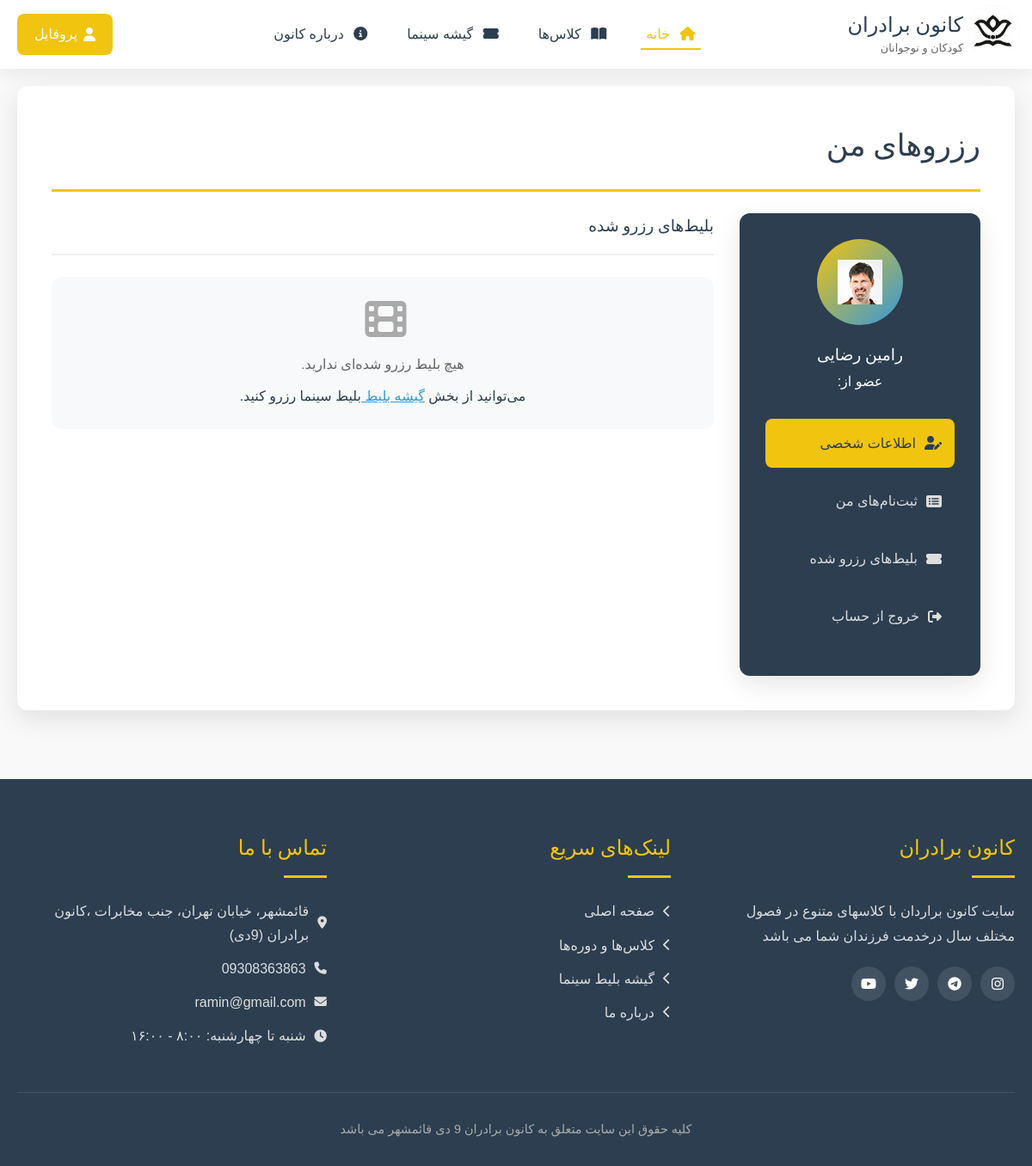
Page /account/reserv (signed in) on the committed database.
### site_module/models.py (models this page shows, shortened)
class SiteSetting(models.Model):
    site_name = models.CharField(max_length=200, verbose_name='نام سایت')
    site_url = models.CharField(max_length=200, verbose_name='دامنه سایت')
    address = models.CharField(max_length=200, verbose_name='آدرس')
    phone = models.CharField(max_length=200, null=True, blank=True, verbose_name='تلفن')
    fax = models.CharField(max_length=200, null=True, blank=True, verbose_name='فکس')
    email = models.CharField(max_length=200, null=True, blank=True, verbose_name='ایمیل')
    copy_right = models.TextField(verbose_name='متن کپی رایت سایت')
    about_us_text = models.TextField(verbose_name='متن درباره ما سایت')
    site_logo = models.ImageField(upload_to='media', verbose_name='لوگو سایت')
    is_main_setting = models.BooleanField(verbose_name='تنظیمات اصلی')
    class Meta:
        verbose_name = 'تنظیمات سایت'
        verbose_name_plural = 'تنظیمات'

### account/models.py (models this page shows, shortened)
class user(AbstractUser):
    mobile = models.CharField(max_length=11,verbose_name='تلفن همراه')
    address = models.CharField(max_length=500,null=True,verbose_name='آدرس')
    avatar = models.ImageField(upload_to='account',default='media/account/03.jpg',verbose_name='آواتار')
    class Meta:
        verbose_name='کاربر'
        verbose_name_plural='کاربران'

### account/views.py (the view)
class MyReservationsView(LoginRequiredMixin, View):
    def get(self, request):
        reserves = MovieReserve.objects.filter(
            user=request.user,is_confirmed=True
        ).select_related('movie', 'show_time')
        return render(request, 'account/include/reserv.html', {
            'reserves': reserves,
            'current_user': request.user
        })

### polls/templatetags/poll_extras.py (called while the page is built)
@register.filter(name='show_jalali_date')
def show_jalali_date(value, format='%Y/%m/%d'):
    if not value:
        return ""
    try:
        if hasattr(value, 'date'):
            jalali_date = jdatetime.date.fromgregorian(date=value.date())
        else:
            jalali_date = jdatetime.date.fromgregorian(date=value)
        return jalali_date.strftime(format)
    except Exception as e:
        return str(value)

### site_module/context_proccesor.py (called while the page is built)
def site_settings(request):
    setting = SiteSetting.objects.filter(is_main_setting=True).first()
    return {'site_setting': setting}

### account/templates/account/include/reserv.html
{% extends 'account/profile_base.html' %}
    {% block profile_title %}
رزروهای من
    {% endblock %}
    {% block profile_content %}
            <div id="profileTickets" class="profile-tab">
                <h3 style="color: var(--primary-color); margin-bottom: 25px; padding-bottom: 15px; border-bottom: 2px solid #eee;">بلیط‌های رزرو شده</h3>
                <div id="ticketsList">
                    {% if reserves %}
                        {% for r in reserves %}
                            <div class="ticket-card">
                                <div class="ticket-header">
                                    <h4>🎬 {{ r.movie.title }}</h4>
                                    {% if r.is_confirmed %}
                                        <span class="badge success">تأیید شده</span>
                                    {% else %}
                                        <span class="badge warning">در انتظار تأیید</span>
                                    {% endif %}
                                </div>
                                <div class="ticket-body">
                                    <div><strong>📅 تاریخ رزرو:</strong> {{ r.created_at|date:"Y/m/d - H:i" }}</div>
                                    <div><strong>🪑 تعداد بلیط:</strong> {{ r.count }}</div>
                                    {% if r.show_time %}
                                        <div><strong>⏰ سانس:</strong> {{ r.show_time }}</div>
                                    {% endif %}
                                    <div class="tracking"><strong>🔖 کد رهگیری:</strong> <span>{{ r.tracking_code }}</span></div>
                                </div>
                                <div class="ticket-footer">
                                    <a href="{% url 'reserve_receipt' r.tracking_code %}" class="btn btn-outline">🖨 چاپ مجدد بلیط</a>
                                </div>
                            </div>
                        {% endfor %}
                    {% else %}
                        <div style="background-color: #f8f9fa; padding: 25px; border-radius: var(--border-radius); text-align: center; margin-bottom: 20px;">
                            <i class="fas fa-film" style="font-size: 3rem; color: #aaa; margin-bottom: 15px;"></i>
                            <h4 style="color: #666;">هیچ بلیط رزرو شده‌ای ندارید.</h4>
                            <p style="margin-top: 10px;">
                                می‌توانید از بخش
                                <a href="#" onclick="showPage('cinema'); return false;" style="color: var(--accent-color);">
                                    گیشه بلیط
                                </a> بلیط سینما رزرو کنید.
                            </p>
                        </div>
                    {% endif %}
                </div>
            </div>
    {% endblock  %}

### account/templates/account/profile_base.html (shortened to what this page needs)
{% extends 'base.html' %}
{% load poll_extras %}
{% load static %}
{% block page_content %}
	            <div class="page-container">
                <h2 class="page-title">
                    {% block profile_title %}
                {% endblock %}</h2>
                <div class="profile-container">
                    <div class="profile-sidebar">
                        <div class="profile-avatar">
                            <div class="avatar-circle">
                                {% if current_user.avatar %}
                                    <img src="{{ current_user.avatar.url }}"
                                         alt="{{ current_user.get_full_name }}">
                                {% else %}
                                    <i class="fas fa-user"></i>
                                {% endif %}
                            </div>
                            <h3 id="profileUserName"> {{ current_user.get_full_name }}</h3>
                            <p>عضو از:  {{ current_user.date_joined|show_jalali_date }}</p>
                        </div>
                        <div class="profile-menu">
                            <ul>
                                <li><a href="{% url 'profile_page' %}" class="active"><i class="fas fa-user-edit"></i> اطلاعات شخصی</a></li>
                                <li><a href="{% url 'pish_sabtenam' %}"><i class="fas fa-list-alt"></i> ثبت‌نام‌های من</a></li>
                                <li><a href="{% url 'reserv' %}"><i class="fas fa-ticket-alt"></i> بلیط‌های رزرو شده</a></li>
                                <li><a href="{% url 'logout_page' %}" id="logoutBtn"><i class="fas fa-sign-out-alt"></i> خروج از حساب</a></li>
                            </ul>
                        </div>
                    </div>
                    <div class="profile-content">
                        {% block profile_content %}
                        {% endblock %}
                    </div>
                </div>
            </div>
{% endblock %}

### templates/base.html (shortened to what this page needs)
{% load static %}
<!DOCTYPE html>
<html lang="fa" dir="rtl">
<head>
    <link rel="stylesheet" href="https://cdnjs.cloudflare.com/ajax/libs/font-awesome/6.4.0/css/all.min.css">
    <link rel="stylesheet" href="{% static 'css/style.css' %}">
    <link rel="stylesheet" href="{% static 'css/resid.css' %}">
    <link rel="stylesheet" href="{% static 'css/reserv.css' %}">
    <link rel="stylesheet" href="{% static 'css/profile_reserv.css' %}">
    <link rel="stylesheet" href="{% static 'css/profile_class.css' %}">
    <link rel="stylesheet" href="https://cdn.jsdelivr.net/gh/rastikerdar/vazirmatn@v33.003/Vazirmatn-font-face.css">
</head>
<body>
    <header>
        <div class="header-container">
            <a href="{% url 'home_page' %}" class="logo" onclick="showPage('home'); return false;">
                <div class="logo-icon">
                    <img src="{{ site_setting.site_logo.url }}" class="logo-img">
                </div>
                <div class="logo-text">
                    <h1>کانون برادران</h1>
                    <span>کودکان و نوجوانان</span>
                </div>
            </a>
            <nav>
                <ul class="nav-links" id="navLinks">
                    <li><a href="{% url 'home_page' %}" class="active"><i class="fas fa-home"></i> خانه</a></li>
                    <li><a href="{% url 'product_page' %}"><i class="fas fa-book-open"></i> کلاس‌ها</a></li>
                    <li><a href="{% url 'movie_list' %}"><i class="fas fa-ticket-alt"></i> گیشه سینما</a></li>
                    <li><a href="{% url 'about_page' %}"><i class="fas fa-info-circle"></i> درباره کانون</a></li>
                </ul>
            </nav>
            <div class="user-menu">
                {% if request.user.is_authenticated %}
                  <a href="{% url 'profile_page' %}" class="register-btn" id="registerBtn" ><i class="fas fa-user"></i> پروفایل</a>
                {% else %}
                    <a href="{% url 'login_page' %}" class="login-btn"><i class="fas fa-sign-in-alt"></i> ورود</a>
                    <a href="{% url 'register_page' %}" class="register-btn" id="registerBtn"><i class="fas fa-user-plus"></i> ثبت‌نام</a>
                {% endif %}
            </div>
        </div>
    </header>
    <main>
        {% block page_content %}
        {% endblock %}
    </main>
    <footer>
        <div class="footer-content">
            <div class="footer-section">
                <h3>{{ site_setting.site_name }}</h3>
                <p>{{ site_setting.about_us_text }}</p>
                <div class="social-links">
                    <a href="#"><i class="fab fa-instagram"></i></a>
                    <a href="#"><i class="fab fa-telegram"></i></a>
                    <a href="#"><i class="fab fa-twitter"></i></a>
                    <a href="#"><i class="fab fa-youtube"></i></a>
                </div>
            </div>
            <div class="footer-section">
                <h3>لینک‌های سریع</h3>
                <ul class="footer-links">
                    <li><a href="{% url 'home_page' %}"><i class="fas fa-chevron-left"></i> صفحه اصلی</a></li>
                    <li><a href="{% url 'product_page' %}"><i class="fas fa-chevron-left"></i> کلاس‌ها و دوره‌ها</a></li>
                    <li><a href="{% url 'movie_list' %}"><i class="fas fa-chevron-left"></i> گیشه بلیط سینما</a></li>
                    <li><a href="{% url 'about_page' %}"><i class="fas fa-chevron-left"></i> درباره ما</a></li>
                </ul>
            </div>
            <div class="footer-section">
                <h3>تماس با ما</h3>
                <ul class="footer-links">
                    <li><a href="#"><i class="fas fa-map-marker-alt"></i> {{ site_setting.address }}</a></li>
                    <li><a href="tel:+982188965432"><i class="fas fa-phone"></i> {{site_setting.phone}}</a></li>
                    <li><a href="mailto:info@kanoonparvaresh.com"><i class="fas fa-envelope"></i>
                        {{ site_setting.email}}</a></li>
                    <li><a href="#"><i class="fas fa-clock"></i> شنبه تا چهارشنبه: ۸:۰۰ - ۱۶:۰۰</a></li>
                </ul>
            </div>
        </div>
        <div class="copyright">
            <p>{{ site_setting.copy_right }}</p>
        </div>
    </footer>
</body>
</html>

### rows in the picture
SiteSetting: site_logo (picture), site_name "کانون برادران", about_us_text "سایت کانون براردان با کلاسهای متنوع در فصول مختلف سال درخدمت فرزندان شما می باشد", address "قائمشهر، خیابان تهران، جنب مخابرات ،کانون برادران (9دی)", phone "09308363863", email "ramin@gmail.com", copy_right "کلیه حقوق این سایت متعلق به کانون برادران 9 دی قائمشهر می باشد"
user: avatar (picture), get_full_name "رامین رضایی"
